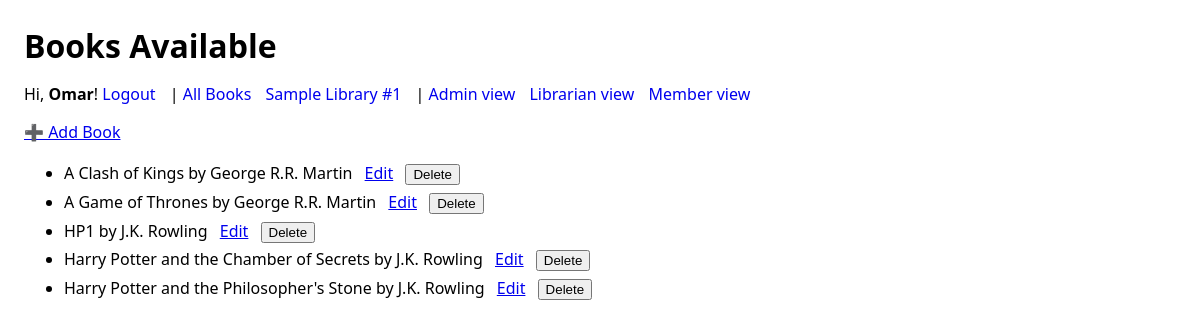
The app's page / (signed in) with its own data.
### relationship_app/models.py (models this page shows, shortened)
class Book(models.Model):
    title = models.CharField(max_length=255)
    author = models.ForeignKey(
        Author,
        on_delete=models.CASCADE,
        related_name="books",
    )
    class Meta:
        ordering = ["title"]
        unique_together = ("title", "author")
        permissions = (
            ('can_add_book', 'Can add book'),
            ('can_change_book', 'Can change book'),
            ('can_delete_book', 'Can delete book'),
        )

class Author(models.Model):
    name = models.CharField(max_length=255)
    class Meta:
        ordering = ["name"]

### relationship_app/views.py (the view)
# urls.py: path("", list_books, name="home"),
def list_books(request):
    books = Book.objects.all()
    return render(request, "relationship_app/list_books.html", {"books": books})

### relationship_app/templates/relationship_app/list_books.html (shortened to what this page needs)
<!DOCTYPE html>
<html lang="en">
<head>
</head>
<body>
  <header>
    <h1 style="margin:0;">Books Available</h1>
  </header>
  <nav style="margin-bottom: 16px;">
    {% if user.is_authenticated %}
      <span>Hi, <strong>{{ user.username }}</strong>!</span>
      <a href="{% url 'logout' %}">Logout</a>
    {% else %}
      <a href="{% url 'login' %}">Login</a>
      <a href="{% url 'register' %}">Register</a>
    {% endif %}
    |
    <a href="{% url 'list_books' %}">All Books</a>
    <a href="/libraries/1/">Sample Library #1</a>
    |
    <a href="/roles/admin/">Admin view</a>
    <a href="/roles/librarian/">Librarian view</a>
    <a href="/roles/member/">Member view</a>
  </nav>
  {% if perms.relationship_app.can_add_book %}
    <p><a href="{% url 'add_book' %}">➕ Add Book</a></p>
  {% endif %}
  <ul>
    {% for book in books %}
      <li>
        {{ book.title }} by {{ book.author.name }}
        <span class="actions">
          {% if perms.relationship_app.can_change_book %}
            <a href="{% url 'edit_book' book.pk %}">Edit</a>
          {% endif %}
          {% if perms.relationship_app.can_delete_book %}
            <form class="inline" method="post" action="{% url 'delete_book' book.pk %}">
              <button type="submit">Delete</button>
            </form>
          {% endif %}
        </span>
      </li>
    {% empty %}
      <li>No books found.</li>
    {% endfor %}
  </ul>
</body>
</html>

### relationship_app/templates/relationship_app/list_books.html (style rules this page uses)
body { font-family: system-ui, Arial, sans-serif; margin: 24px; }
header { display: flex; gap: 12px; align-items: center; margin-bottom: 16px; }
nav a, button.linklike { margin-right: 10px; text-decoration: none; }
ul { line-height: 1.8; }
form.inline { display: inline; margin-left: 8px; }
.actions { margin-left: 8px; }

### records on screen
Book: title "A Clash of Kings", author.name "George R.R. Martin"
Book: title "A Game of Thrones", author.name "George R.R. Martin"
Book: title "HP1", author.name "J.K. Rowling"
Book: title "Harry Potter and the Chamber of Secrets", author.name "J.K. Rowling"
Book: title "Harry Potter and the Philosopher's Stone", author.name "J.K. Rowling"

### other values on screen
{{ user.username }} "Omar"
